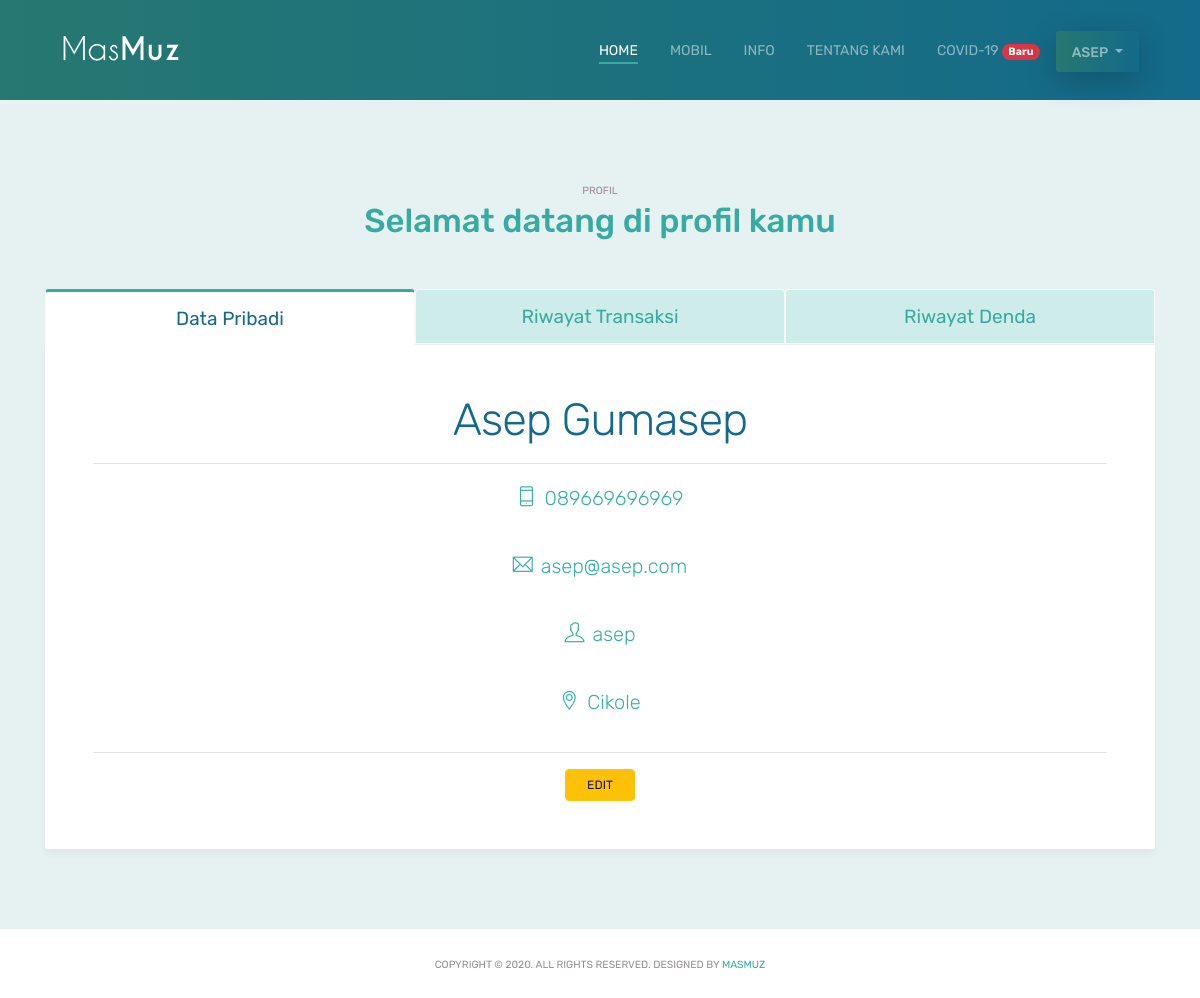
The app's page /index.php?page=profil (signed in) with its own data.
### tables this page shows
CREATE TABLE `pelanggan` (
  `id_pelanggan` int(11) NOT NULL,
  `no_ktp` char(16) NOT NULL,
  `nama` varchar(30) NOT NULL,
  `email` varchar(30) NOT NULL,
  `no_telp` char(12) NOT NULL,
  `alamat` varchar(50) DEFAULT NULL,
  `username` varchar(10) NOT NULL,
  `password` varchar(32) NOT NULL
);

### user/profil.php (the view, shortened to what this page needs)
<div class="section light-bg" id="profil">
	<div class="container">
		<div class="section-title">
			<small><CENTER>PROFIL</CENTER></small>
			<h3>Selamat datang di profil kamu</h3>
		</div>
				<ul class="nav nav-tabs nav-justified" role="tablist">
					<li class="nav-item">
						<a class="nav-link active " data-toggle="tab" href="#data">Data Pribadi</a>
					</li>
					<li class="nav-item">
						<a class="nav-link" data-toggle="tab" href="#rtransaksi">Riwayat Transaksi</a>
					</li>
					<li class="nav-item">
						<a class="nav-link" data-toggle="tab" href="#rdenda">Riwayat Denda</a>
					</li>
				</ul>
				<div class="tab-content">
					<div class="tab-pane fade show active" id="data">
							<?php if (isset($_SESSION["pelanggan"])): ?>
							<?php $id = $_SESSION["pelanggan"]["id"]; if ($query = $connection->query("SELECT * FROM pelanggan WHERE id_pelanggan=$id")): ?>
							<?php while ($data = $query->fetch_assoc()): ?>
							<div class="text-center">
								<h2><?=$data['nama']?></h2>
								<hr>
								<p class="lead"><span class="ti-mobile mr-2"></span><?=$data['no_telp']?></p>
								<p class="lead"><span class="ti-email mr-2"></span><?=$data['email']?></p>
								<p class="lead"><span class="ti-user mr-2"></span><?=$data['username']?></p>
								<p class="lead"><span class="ti-location-pin mr-2"></span><?=$data['alamat']?></p>
								<hr>
								<a class="btn btn-warning" href="">Edit</a>
							</div>
							<?php endwhile ?>
               				<?php endif ?>
               				<?php endif ?>
					</div>
				</div>
	</div>
</div>

### css/main.css (style rules this page uses)
body { background-color: #fff; font-family: 'Open Sans', sans-serif; line-height: 21px; font-size: 13px; color: #6a737b; }
ol, ul { margin: 0; padding: 0; list-style: none; }
figure, p { margin: 0; }
a { color: #fff; -webkit-transition: all .3s ease-in 0s; -moz-transition: all .3s ease-in 0s; -ms-transition: all .3s ease-in 0s; -o-transition: all .3s ease-in 0s; transition: all .3s ease-in 0s; }
a, a:focus, a:hover { text-decoration: none; outline: 0; }
h1, h2, h3, h4, h5, h6 { font-weight: normal; margin: 0; }

### css/style.css (style rules this page uses)
body { font-family: 'Rubik', sans-serif; position: relative; }
a { color: #37aba1; }
h2 { font-size: 45px; font-weight: 300; color: #136a8a; letter-spacing: -1px; margin-bottom: 1rem; }
h3 { color: #37aba1; font-size: 33px; font-weight: 500; }
p { color: #959094; }
p.lead { color: #37b0a6; margin-bottom: 2rem; }
.btn { font-size: 12px; font-weight: 400; text-transform: uppercase; padding: 0.375rem 1.35rem; transition: all 0.3s ease; }
.light-bg { background-color: #e6f2f1; }
.section { padding: 80px 0; }
.section-title { text-align: center; margin-bottom: 3rem; }
.section-title small { color: #998a9b; }
.tab-content { border-bottom-right-radius: 3px; border-bottom-left-radius: 3px; background-color: #FFF; box-shadow: 0px 5px 7px 0px rgba(0, 0, 0, 0.04); padding: 3rem; }
.tab-content p { line-height: 1.8; }
.tab-content h2 { margin-bottom: 0.5rem; }
.nav-tabs { border-bottom: 0; }
.nav-tabs .nav-item .nav-link, .nav-tabs .nav-link:focus, .nav-tabs .nav-link:hover { padding: 1rem 1rem; border-color: #faf6fb #faf6fb #FFF; font-size: 19px; color: #37aba1; background: #ceedea; }
.nav-tabs .nav-link.active { background: #FFF; border-top-width: 3px; border-color: #37aba1 #faf6fb #FFF; color: #136a8a; }

### records on screen
pelanggan: nama "Asep Gumasep", no_telp "089669696969", email "asep@asep.com", username "asep", alamat "Cikole"

### other values on screen
$_SESSION["pelanggan"]["username"] "ASEP"
